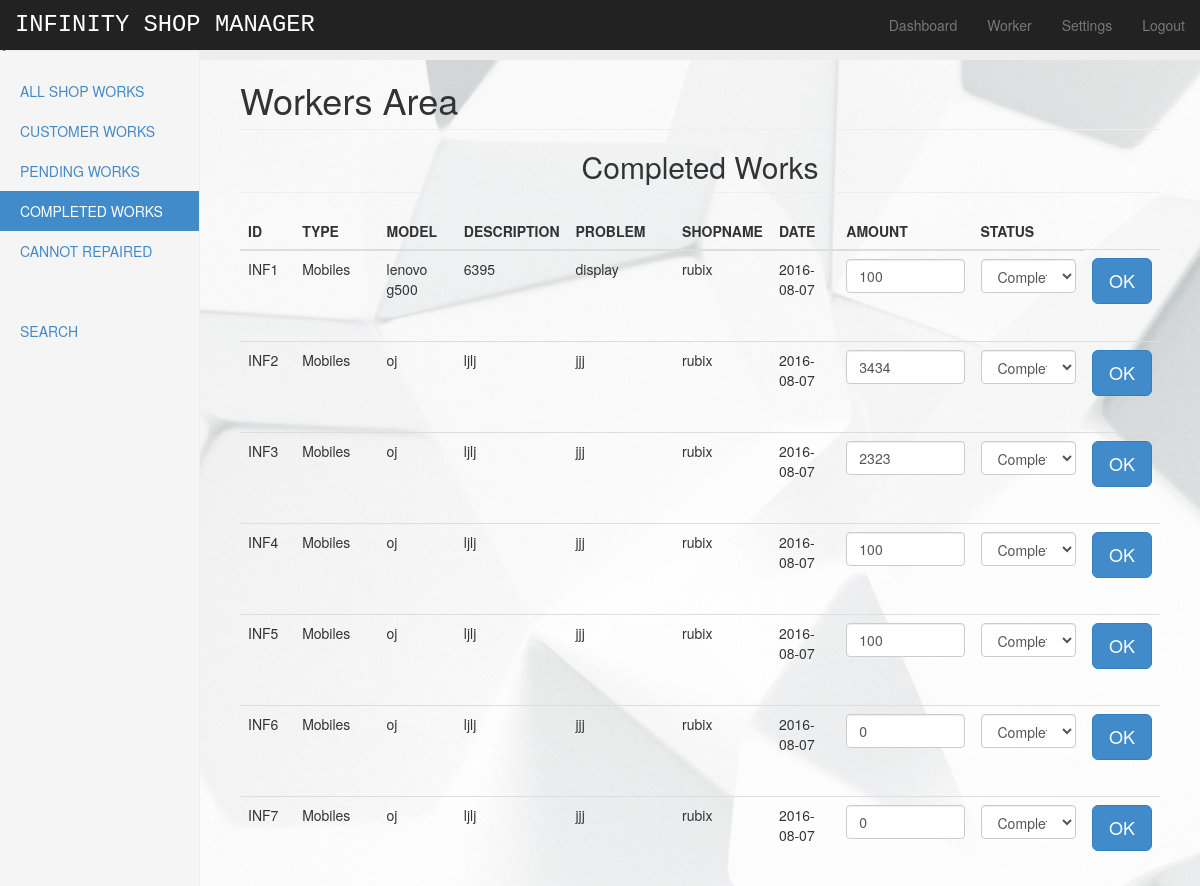
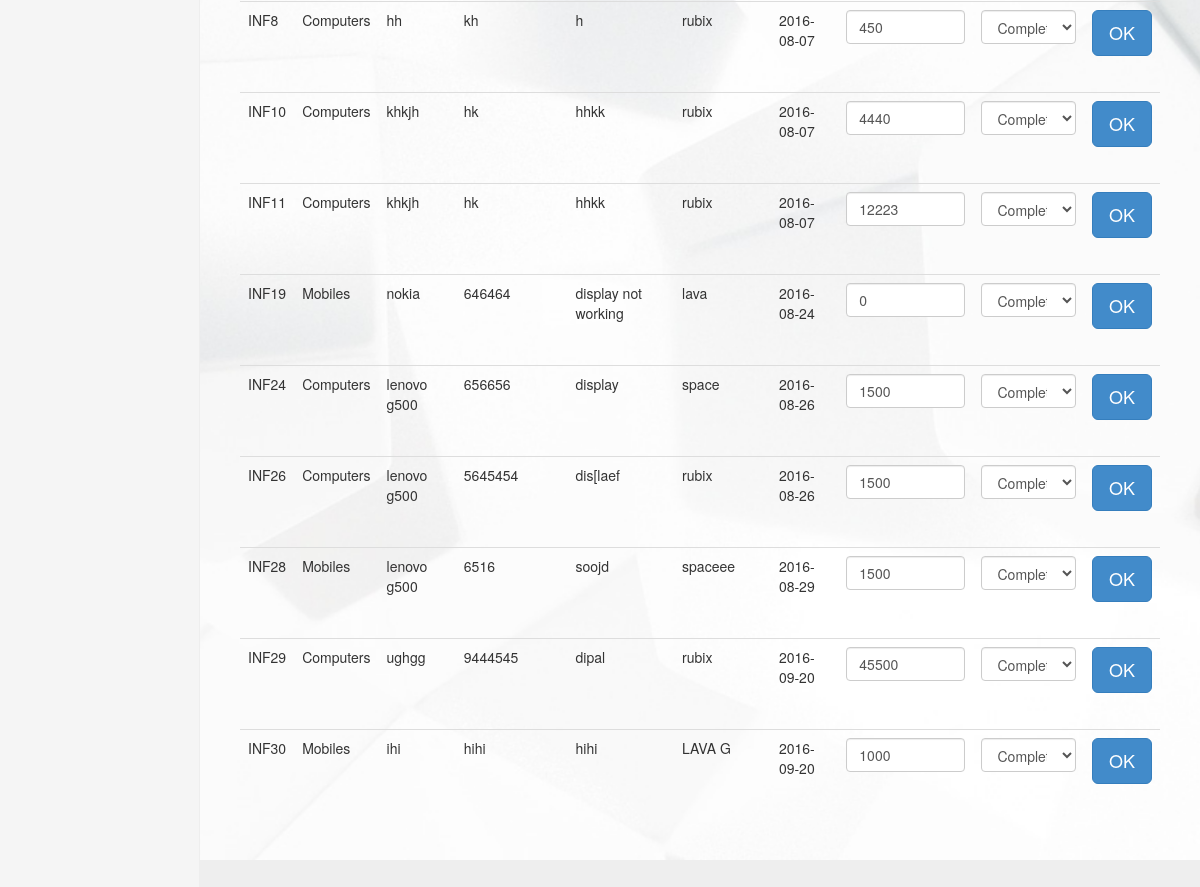
/php/completed.php, run on the app's committed database (2 pictures, top to bottom).
### tables this page shows
CREATE TABLE IF NOT EXISTS `works` (
  `id` int(60) NOT NULL AUTO_INCREMENT,
  `type` varchar(60) NOT NULL,
  `model` varchar(60) NOT NULL,
  `description` varchar(60) NOT NULL,
  `problem` varchar(60) NOT NULL,
  `shop_id` int(60) NOT NULL,
  `date` date NOT NULL,
  `amount` int(60) NOT NULL,
  `status` varchar(40) NOT NULL,
  PRIMARY KEY (`id`)
);

CREATE TABLE IF NOT EXISTS `shops` (
  `id` int(50) NOT NULL AUTO_INCREMENT,
  `name` varchar(50) NOT NULL,
  `place` varchar(50) NOT NULL,
  `contact` varchar(20) NOT NULL,
  `balance` int(60) NOT NULL,
  `works_pending` int(20) NOT NULL,
  `total_works_given` int(20) NOT NULL,
  `total_money_given` int(100) NOT NULL,
  PRIMARY KEY (`id`)
);

### php/completed.php (the view, shortened to what this page needs)
<!DOCTYPE html>
<html lang="en">
  <head>
    <link href="css/bootstrap.min.css" rel="stylesheet">
    <link href="css/dashboard.css" rel="stylesheet">
  </head>
  <script src="m/dist/sweetalert.min.js"></script> <link rel="stylesheet" type="text/css" href="m/dist/sweetalert.css">
<body >
    <div class="navbar navbar-inverse navbar-fixed-top" role="navigation">
      <div class="container-fluid">
        <div class="navbar-header">
          <a class="navbar-brand" href="#">INFINITY SHOP MANAGER</a>
        </div>
        <div class="navbar-collapse collapse">
          <ul class="nav navbar-nav navbar-right">
            <li><a class= "active" href="home.php">Dashboard</a></li>
            <li><a href="worker.php">Worker</a></li>
            <li><a href="settings.php">Settings</a></li>
            <li><a href="logout.php">Logout</a></li>
          </ul>
        </div>
      </div>
    </div>
   < <div class="container-fluid">
      <div class="row">
        <div  class="col-sm-3 col-md-2 sidebar" >
          <ul class="nav nav-sidebar">
          <li ><a href="worker.php">ALL SHOP WORKS</a></li>
            <li ><a href="d_works.php">CUSTOMER WORKS</a></li>
            <li ><a href="pending.php">PENDING WORKS</a></li>
            <li class="active"><a href="completed.php">COMPLETED WORKS</a></li>
            <li ><a href="cannot.php">CANNOT REPAIRED</a></li>
            <br><br>
             <li><a href="search.php">SEARCH</a></li>
          </ul>
        </div>
        <div class="col-sm-9 col-sm-offset-3 col-md-10 col-md-offset-2 main" style="background-image:url('images/1.jpg') ;background-repeat: no-repeat; background-position: center;background-size: cover;">
          <h1 class="page-header">Workers Area</h1>
<center><h2 class="page-header">Completed Works</h1></center>
          <?Php
		            $con=mysqli_connect("localhost","infinity","949510","infinity");
					$q="SELECT * FROM `shops` join `works` on `shops`.id=`works`.shop_id where `works`.status='Completed';";
					$res=mysqli_query($con,$q);
					echo "
          <div class='table-responsive'>
            <table class='table table-striped'>
              <thead>
                <tr>
                  <th>ID</th>
                  <th>TYPE</th>
                  <th>MODEL</th>
                  <th>DESCRIPTION</th>
                  <th>PROBLEM</th>
				  <th>SHOPNAME</th>
				 <th>DATE</th>
				  <th>AMOUNT</th>
				   <th>STATUS</th>
                </tr>
              </thead>
              <tbody>";
					while($row=mysqli_fetch_array($res))
					{
						$id=$row['id'];
						$name=$row['name'];
						$type=$row['type'];
						$model=$row['model'];
						$des=$row['description'];
						$pblm=$row['problem'];
						$dte=$row['date'];
						$amnt=$row['amount'];
						$status=$row['status'];
						echo " <form class='form-signin' role='form' action='work_submit.php' method='post'><tr>
                  <td>INF$id</td>
				  <td>$type</td>
                  <td>$model</td>
                  <td>$des</td>
				  <td>$pblm</td>
                <td>  $name</td>
				<td>$dte</td>
                  <td>
        <input type='text' class='form-control' placeholder='$amnt' name='amount' value='$amnt' ><br>
         <input type='hidden' name=id value='$id' ><br>
</td>
                  <td>    <select class='form-control' class='form-control' name='status' required > <option value='$status'>$status
    </option  >";
	  echo "
	</select>
</td>       <td>
         <button class='btn btn-lg btn-primary btn-block' type='submit'>OK</button>
</form>
</td>
                </tr>";
					}
?>
              </tbody>
            </table>
  </body>
</html>

### php/css/dashboard.css (style rules this page uses)
body { padding-top: 50px; }
.navbar-fixed-top { border: 0; }
.navbar-brand { font-family: monospace; font-size: 170%; color: white; }
.sidebar { display: none; }
@media (min-width: 768px) { .sidebar { position: fixed; top: 51px; bottom: 0; left: 0; z-index: 1000; display: block; padding: 20px; overflow-x: hidden; overflow-y: auto; background-color: #f5f5f5; border-right: 1px solid #eee; } }
.nav-sidebar { margin-right: -21px; margin-bottom: 20px; margin-left: -20px; }
.nav-sidebar > li > a { padding-right: 20px; padding-left: 20px; }
.nav-sidebar > .active > a, .nav-sidebar > .active > a:hover, .nav-sidebar > .active > a:focus { color: #fff; background-color: #428bca; }
.main { padding: 20px; }
@media (min-width: 768px) { .main { padding-right: 40px; padding-left: 40px; } }
.main .page-header { margin-top: 0; }
body { padding-top: 40px; padding-bottom: 40px; background-color: #eee; }
.form-signin { max-width: 730px; padding: 15px; margin: 0 auto; }

### data on the page
works: id "1", type "Mobiles", model "lenovo g500", description "6395", problem "display", shop.name "rubix", date "2016-08-07", amount "100", status "Completed"
works: id "2", type "Mobiles", model "oj", description "ljlj", problem "jjj", shop.name "rubix", date "2016-08-07", amount "3434", status "Completed"
works: id "3", type "Mobiles", model "oj", description "ljlj", problem "jjj", shop.name "rubix", date "2016-08-07", amount "2323", status "Completed"
works: id "4", type "Mobiles", model "oj", description "ljlj", problem "jjj", shop.name "rubix", date "2016-08-07", amount "100", status "Completed"
works: id "5", type "Mobiles", model "oj", description "ljlj", problem "jjj", shop.name "rubix", date "2016-08-07", amount "100", status "Completed"
works: id "6", type "Mobiles", model "oj", description "ljlj", problem "jjj", shop.name "rubix", date "2016-08-07", amount "0", status "Completed"
works: id "7", type "Mobiles", model "oj", description "ljlj", problem "jjj", shop.name "rubix", date "2016-08-07", amount "0", status "Completed"
works: id "8", type "Computers", model "hh", description "kh", problem "h", shop.name "rubix", date "2016-08-07", amount "450", status "Completed"
works: id "10", type "Computers", model "khkjh", description "hk", problem "hhkk", shop.name "rubix", date "2016-08-07", amount "4440", status "Completed"
works: id "11", type "Computers", model "khkjh", description "hk", problem "hhkk", shop.name "rubix", date "2016-08-07", amount "12223", status "Completed"
works: id "19", type "Mobiles", model "nokia", description "646464", problem "display not working", shop.name "lava", date "2016-08-24", amount "0", status "Completed"
works: id "24", type "Computers", model "lenovo g500", description "656656", problem "display", shop.name "space", date "2016-08-26", amount "1500", status "Completed"
works: id "26", type "Computers", model "lenovo g500", description "5645454", problem "dis[laef", shop.name "rubix", date "2016-08-26", amount "1500", status "Completed"
works: id "28", type "Mobiles", model "lenovo g500", description "6516", problem "soojd", shop.name "spaceee", date "2016-08-29", amount "1500", status "Completed"
works: id "29", type "Computers", model "ughgg", description "9444545", problem "dipal", shop.name "rubix", date "2016-09-20", amount "45500", status "Completed"
works: id "30", type "Mobiles", model "ihi", description "hihi", problem "hihi", shop.name "LAVA G", date "2016-09-20", amount "1000", status "Completed"
